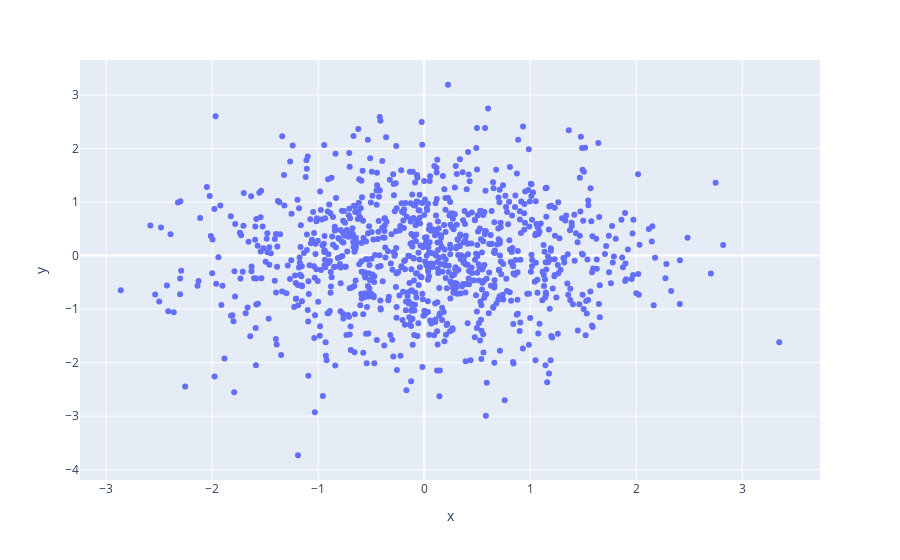

Here is the notebook cell this chart was saved with:
### Code cell
px.scatter(x=x,y=y)

### Figure 1 — Plotly figure (JSON) as saved in the notebook; plotly's stock layout.template omitted (floating-point values rounded to 4 significant figures; data arrays with more than 128 entries replaced by an {"elided": "..."} marker saying what was removed)
{"data": [{"hovertemplate": "x=%{x}<br>y=%{y}<extra></extra>", "legendgroup": "", "marker": {"color": "#636efa", "symbol": "circle"}, "mode": "markers", "name": "", "orientation": "v", "showlegend": false, "type": "scatter", "x": {"elided": "1000 float values"}, "xaxis": "x", "y": {"elided": "1000 float values"}, "yaxis": "y"}], "layout": {"legend": {"tracegroupgap": 0}, "margin": {"t": 60}, "xaxis": {"anchor": "y", "domain": [0, 1], "title": {"text": "x"}}, "yaxis": {"anchor": "x", "domain": [0, 1], "title": {"text": "y"}}}}
